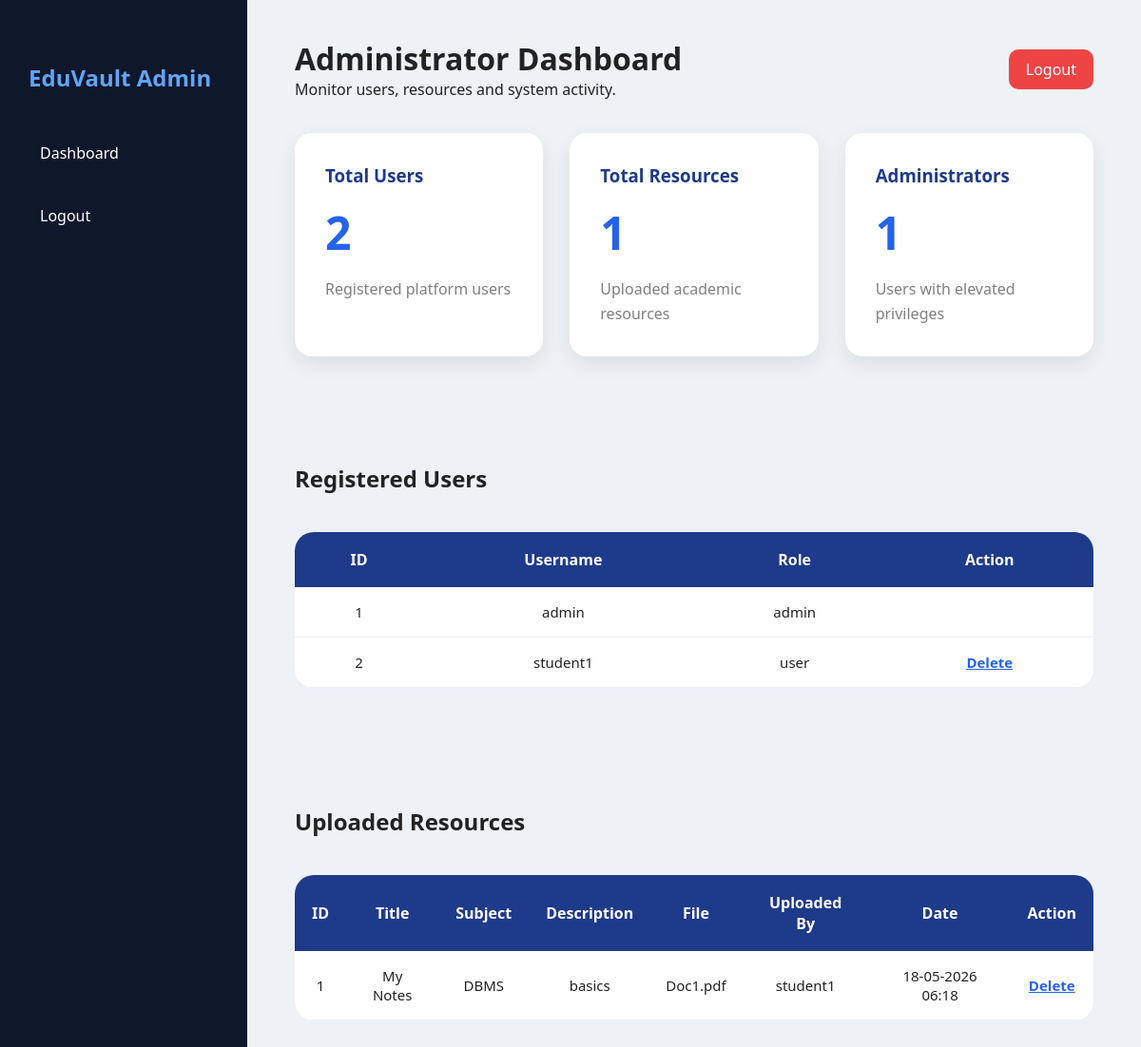
The page /admin (signed in) on the database its author committed.
### tables this page shows
CREATE TABLE users(
        id INTEGER PRIMARY KEY AUTOINCREMENT,
        username TEXT UNIQUE,
        password TEXT,
        role TEXT
    );

CREATE TABLE resources(
        id INTEGER PRIMARY KEY AUTOINCREMENT,
        title TEXT,
        subject TEXT,
        description TEXT,
        filename TEXT,
        uploaded_by TEXT,
        upload_date TEXT
    );

### app.py (the view)
@app.route('/admin')
def admin():
    if 'role' not in session or session['role'] != 'admin':
        return redirect('/login')
    conn = sqlite3.connect('database.db')
    cur = conn.cursor()
    cur.execute("SELECT * FROM users")
    users = cur.fetchall()
    cur.execute("SELECT * FROM resources ORDER BY id DESC")
    resources = cur.fetchall()
    cur.execute("SELECT COUNT(*) FROM users")
    total_users = cur.fetchone()[0]
    cur.execute("SELECT COUNT(*) FROM resources")
    total_resources = cur.fetchone()[0]
    cur.execute("SELECT COUNT(*) FROM users WHERE role='admin'")
    total_admins = cur.fetchone()[0]
    conn.close()
    return render_template(
        'admin.html',
        users=users,
        resources=resources,
        total_users=total_users,
        total_resources=total_resources,
        total_admins=total_admins
    )

### app.py (called while the page is built)
@app.after_request
def add_security_headers(response):
    response.headers['X-Content-Type-Options'] = 'nosniff'
    response.headers['X-Frame-Options'] = 'DENY'
    response.headers['Cache-Control'] = 'no-store'
    return response

### templates/admin.html (shortened to what this page needs)
<!DOCTYPE html>
<html>
<head>
    <link rel="stylesheet" href="/static/style.css">
</head>
<body>
<div class="dashboard">
    <div class="sidebar">
        <h2>EduVault Admin</h2>
        <a href="/admin">Dashboard</a>
        <a href="/logout">Logout</a>
    </div>
    <div class="main">
        <div class="topbar">
            <div>
                <h1>Administrator Dashboard</h1>
                <p>Monitor users, resources and system activity.</p>
            </div>
            <a class="logout-btn" href="/logout">Logout</a>
        </div>
        <div class="cards">
            <div class="card">
    <h3>Total Users</h3>
    <h1>{{ total_users }}</h1>
    <p>Registered platform users</p>
</div>
            <div class="card">
    <h3>Total Resources</h3>
    <h1>{{ total_resources }}</h1>
    <p>Uploaded academic resources</p>
</div>
            <div class="card">
    <h3>Administrators</h3>
    <h1>{{ total_admins }}</h1>
    <p>Users with elevated privileges</p>
</div>
        </div>
        <br>
        <h2>Registered Users</h2>
        <br>
        <table>
            <tr>
                <th>ID</th>
                <th>Username</th>
                <th>Role</th>
                <th>Action</th>
            </tr>
            {% for user in users %}
            <tr>
                <td>{{ user[0] }}</td>
                <td>{{ user[1] }}</td>
                <td>{{ user[3] }}</td>
                <td>
                    {% if user[3] != 'admin' %}
                   <a href="/delete_user/{{ user[0] }}" onclick="return confirm('Are you sure you want to delete this user?');">Delete</a>
                    {% endif %}
                </td>
            </tr>
            {% endfor %}
        </table>
        <br><br>
        <h2>Uploaded Resources</h2>
        <br>
        <table>
            <tr>
                <th>ID</th>
                <th>Title</th>
                <th>Subject</th>
                <th>Description</th>
                <th>File</th>
                <th>Uploaded By</th>
                <th>Date</th>
                <th>Action</th>
            </tr>
            {% for resource in resources %}
            <tr>
                <td>{{ resource[0] }}</td>
                <td>{{ resource[1] }}</td>
                <td>{{ resource[2] }}</td>
                <td>{{ resource[3] }}</td>
                <td>{{ resource[4] }}</td>
                <td>{{ resource[5] }}</td>
                <td>{{ resource[6] }}</td>
                <td>
                    <a href="/delete_resource/{{ resource[0] }}" onclick="return confirm('Are you sure you want to delete this resource?');">Delete</a>
                </td>
            </tr>
            {% endfor %}
        </table>
    </div>
</div>
</body>
</html>

### static/style.css (style rules this page uses)
* { margin:0; padding:0; box-sizing:border-box; font-family: 'Segoe UI', sans-serif; }
body { background:#eef2f7; color:#222; }
.dashboard { display:flex; min-height:100vh; }
.sidebar { width:260px; background:#0f172a; color:white; padding:30px; }
.sidebar h2 { margin-bottom:40px; color:#60a5fa; }
.sidebar a { display:block; color:white; text-decoration:none; margin-bottom:20px; padding:12px; border-radius:10px; transition:0.3s; }
.main { flex:1; padding:40px 50px; max-width: calc(100% - 260px); overflow-x:auto; }
.topbar { display:flex; justify-content:space-between; align-items:center; margin-bottom:40px; }
.cards { display:grid; grid-template-columns:repeat(3, 1fr); gap:28px; margin:35px 0 55px 0; }
.card { background:white; padding:32px; border-radius:18px; box-shadow:0 8px 22px rgba(0,0,0,0.08); min-height:150px; }
.card h3 { margin-bottom:15px; color:#1e3a8a; }
table { width:100%; border-collapse:collapse; background:white; border-radius:20px; overflow:hidden; }
table th { background:#1e3a8a; color:white; padding:18px; }
table td { padding:16px; border-bottom:1px solid #eee; }
.logout-btn { background:#ef4444; padding:10px 18px; border-radius:10px; color:white; text-decoration:none; }
h2 { margin-top:35px; margin-bottom:18px; }
table { margin-bottom:45px; table-layout:auto; }
table th, table td { text-align:center; vertical-align:middle; }
table td { font-size:15px; }
table a { color:#2563eb; font-weight:600; }
.topbar { margin-bottom:20px; }
.card h1 { font-size:48px; color:#2563eb; margin:15px 0; }
.card p { color:gray; line-height:1.6; }

### rows shown on the page
users: id "1", username "admin", role "admin"
users: id "2", username "student1", role "user"
resources: id "1", title "My Notes", subject "DBMS", description "basics", filename "Doc1.pdf", uploaded_by "student1", upload_date "18-05-2026 06:18"

### other values the page prints
{{ total_users }} "2"
{{ total_resources }} "1"
{{ total_admins }} "1"
